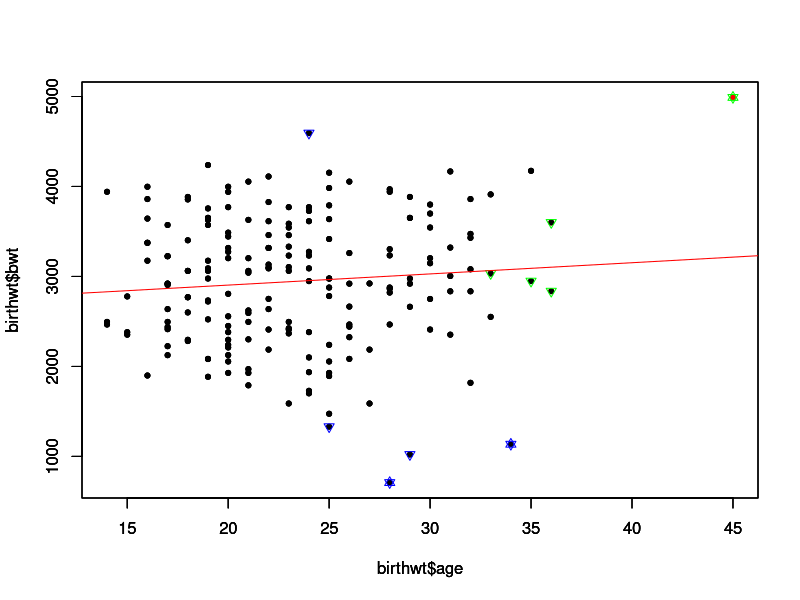
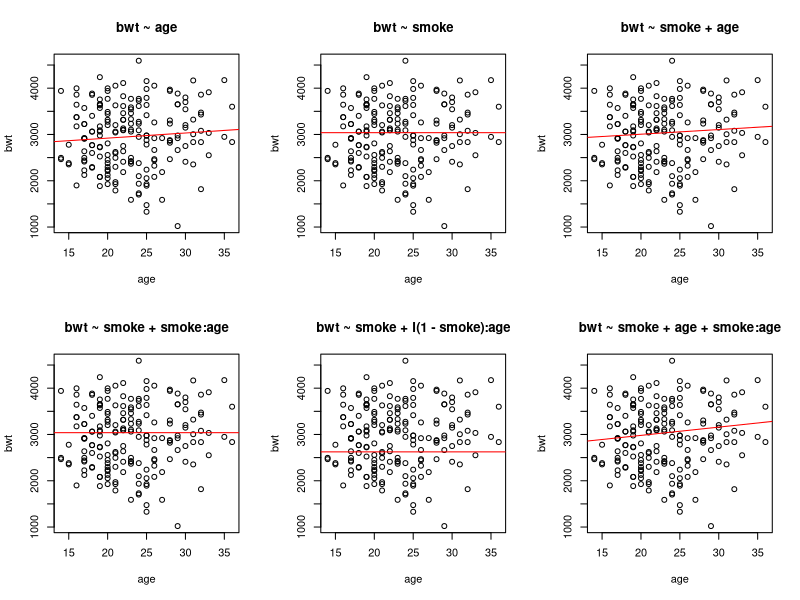

The R script that drew these images, in order:
## ---- chunk 1
library(MASS)
## ---- chunk 2
par(new=FALSE)

model1=lm(bwt~age,data=birthwt)
model1$coefficients
inf=influence.measures(model1)

color=replicate(nrow(birthwt),"black")
symb=replicate(nrow(birthwt),20)

#iii
color[which(data.frame(inf$is.inf)$hat==TRUE)]="red"
par(new=TRUE)
plot(birthwt$age,birthwt$bwt,pch=symb,col=color)
#iv
color=replicate(nrow(birthwt),"black")
symb=replicate(nrow(birthwt),20)
symb[which(data.frame(inf$is.inf)$dffit==TRUE)]=2
color[which(data.frame(inf$is.inf)$dffit==TRUE)]="green"
color[intersect(which(data.frame(inf$infmat)$dffit<0),which(data.frame(inf$is.inf)$dffit==TRUE))]="blue"
par(new=TRUE)
plot(birthwt$age,birthwt$bwt,pch=symb,col=color)
#v
color=replicate(nrow(birthwt),"black")
symb=replicate(nrow(birthwt),20)
symb[which(data.frame(inf$is.inf)$cov.r==TRUE)]=6
color[which(data.frame(inf$is.inf)$cov.r==TRUE)]="green"
color[intersect(which(data.frame(inf$is.inf)$cov.r==TRUE),which(data.frame(inf$infmat)$cov.r<1))]="blue"
par(new=TRUE)
plot(birthwt$age,birthwt$bwt,pch=symb,col=color)
abline(model1,col="red")

## ---- chunk 3
birthwt=birthwt[data.frame(inf$is.inf)$dffit==FALSE,]
fml.list=list(
  bwt~age,
  bwt~smoke,
  bwt~smoke+age,
  bwt~smoke+smoke:age,
  bwt~smoke+I(1-smoke):age,
  bwt~smoke+age+smoke:age
)

getCol1=function(i){
  return(lm(i,data=birthwt[which(birthwt$smoke==0),])$coefficient["(Intercept)"])
}

getCol2=function(i){
  return(lm(i,data=birthwt[which(birthwt$smoke==0),])$coefficient["age"])
}

getCol3=function(i){
  return(lm(i,data=birthwt[which(birthwt$smoke==1),])$coefficient["(Intercept)"])
}

getCol4=function(i){
  return(lm(i,data=birthwt[which(birthwt$smoke==1),])$coefficient["age"])
}

getCol5=function(i){
  return(summary(lm(i,data=birthwt))$adj.r.squared)
}

getCol6=function(i){
  return(summary(lm(i,data=birthwt))$fstatistic[1])
}

getCol7=function(i){
  return(summary(lm(i,data=birthwt))$f[2])
}

getCol8=function(i){
  return(summary(lm(i,data=birthwt))$f[3])
}

getCol9=function(i){
  fstat=summary(lm(i,data=birthwt))$fstatistic[1]
  df1=summary(lm(i,data=birthwt))$f[2]
  df2=summary(lm(i,data=birthwt))$f[3]
  return(pf(fstat,df1,df2,lower.tail = FALSE))
}

table=data.frame(matrix(NA,ncol=9,nrow=6))

colnames(table)=1:9
for(i in 1:9){
  table[,toString(i)]=unlist(lapply(fml.list,paste("getCol",i,sep = "")))
}

table[is.na(table)]=0
table

par(new=FALSE)
par(mfrow=c(2,3))
for(i in 1:6){
  plot(birthwt$age,birthwt$bwt,xlab="age",ylab="bwt",main=Reduce(paste, deparse(fml.list[[i]])))
  mdl=lm(fml.list[[i]],data=birthwt)
  a=mdl$coefficient["(Intercept)"]
  b=ifelse(is.na(mdl$coefficient["age"]),0,mdl$coefficient["age"])
  abline(a,b,col="red")
}
## ---- chunk 4
lmsmoke=lm(bwt~age,data=birthwt[which(birthwt$smoke==1),])
paste("bwt=",coef(lmsmoke)[1],coef(lmsmoke)[2],"*age")
lmNsmoke=lm(bwt~age,data=birthwt[which(birthwt$smoke==0),])
paste("bwt=",coef(lmNsmoke)[1],"+",coef(lmNsmoke)[2],"*age")

## ---- chunk 5
md6=lm(fml.list[[5]],data=birthwt)
md1=lm(fml.list[[1]],data=birthwt)
md2=lm(fml.list[[2]],data=birthwt)

anova(md1,md6,test="F")
anova(md2,md6,test="F")
